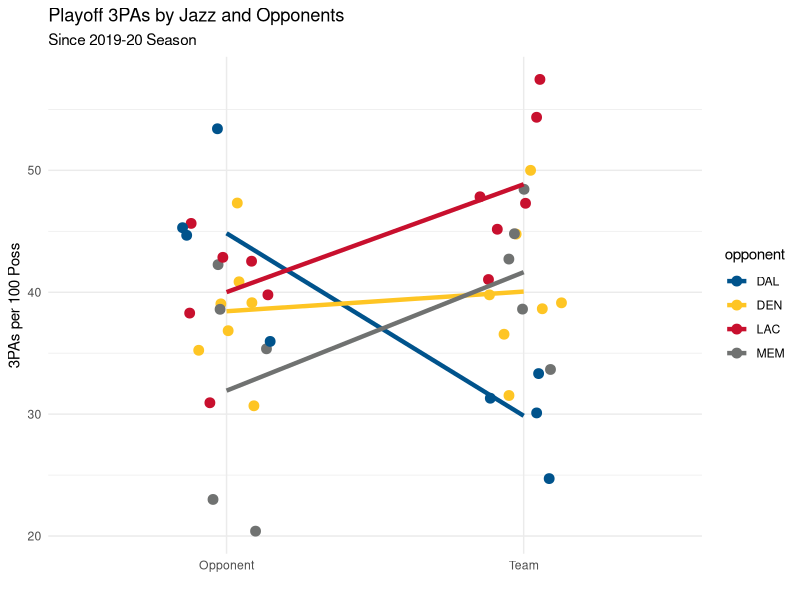

Source code (R):
####################################
# Tree Map                         #
# Using {ggplot2} and {treemapify} #
# Adam Bushman                     #
####################################


library('ggplot2')
library('dplyr')

data = data.frame(
  opponent = rep(c(rep("DEN", 7), rep("MEM", 5), rep("LAC", 6), rep("DAL", 4)), 2), 
  type = c(rep("Opponent",22), rep("Team", 22)), 
  fga3 = c(
    ofga3 = c(39.05, 30.68, 40.86, 47.31, 36.84, 39.13, 35.23, 20.41, 23, 42.27, 35.35, 38.61, 45.65, 30.93, 38.3, 39.78, 42.55, 42.86, 35.96, 53.41, 44.68, 45.3), 
    tfga3 = c(44.76, 50, 39.78, 31.52, 36.56, 39.13, 38.64, 48.45, 38.61, 44.79, 33.66, 42.72, 54.35, 41.05, 47.31, 45.16, 57.45, 47.83, 24.72, 33.33, 30.11, 31.3)
  )
)


library('ggplot2')

p = c("#00538C", "#FEC524", "#C8102E", "#707271")

ggplot(data = data, aes(type, fga3)) +
  geom_jitter(size = 3, width = 0.15) +
  stat_summary(fun = mean, geom = "line", aes(group = opponent), size = 1.5) +
  scale_color_manual(values = p) +
  aes(color = opponent) +
  ggtitle("Playoff 3PAs by Jazz and Opponents", "Since 2019-20 Season") +
  ylab("3PAs per 100 Poss") +
  xlab("") +
  theme_minimal()
